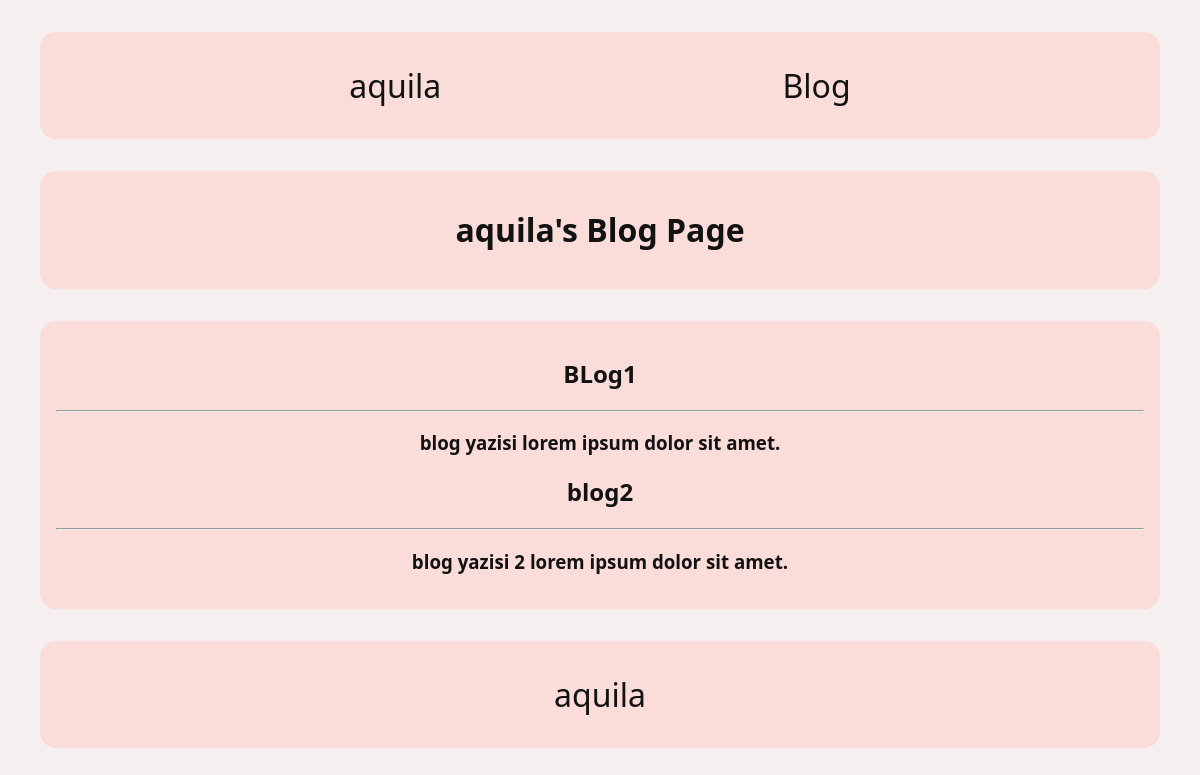
Screenshot of /blog/ with the database file from the repository.
### core/models.py (models this page shows, shortened)
class Blog(models.Model):
    blog_title = models.CharField("Blog Baslik", max_length=500)
    blog_description = models.TextField("Blog yazi")
    class Meta:
        verbose_name = "blog"
        verbose_name_plural = "blogs"

### core/views.py (the view)
# urls.py: path('blog/', views.blog, name='blog')
def blog(request):
    blog = Blog.objects.all()
    context = {'blog': blog}
    return render(request, 'core/blog.html', context)

### core/templates/core/blog.html (shortened to what this page needs)
{% extends 'core/main.html' %} {% block content %}
<div class="introduce-box">
  <h1>aquila's Blog Page</h1>
</div>
<div class="blog-box">
  {% for b in blog %}
  <h2>{{b.blog_title}}</h2>
  <hr />
  <h3>{{b.blog_description}}</h3>
  {% endfor%}
</div>
{% endblock content%}

### core/templates/core/blog.html (style rules this page uses)
.introduce-box { background-color: #fadcd9; border-radius: 1rem; margin: 2rem; padding: 1rem; text-align: center; }
.blog-box { background-color: #fadcd9; border-radius: 1rem; margin: 2rem; padding: 1rem; text-align: center; }

### core/templates/core/main.html (style rules this page uses)
body { background-color: #f5efef; color: #121212; font-family: "Segoe UI", Tahoma, Geneva, Verdana, sans-serif; text-decoration: none; user-select: none; }
hr { color: white; }

### rows the page displays
Blog: blog_title "BLog1", blog_description "blog yazisi lorem ipsum dolor sit amet."
Blog: blog_title "blog2", blog_description "blog yazisi 2 lorem ipsum dolor sit amet."
